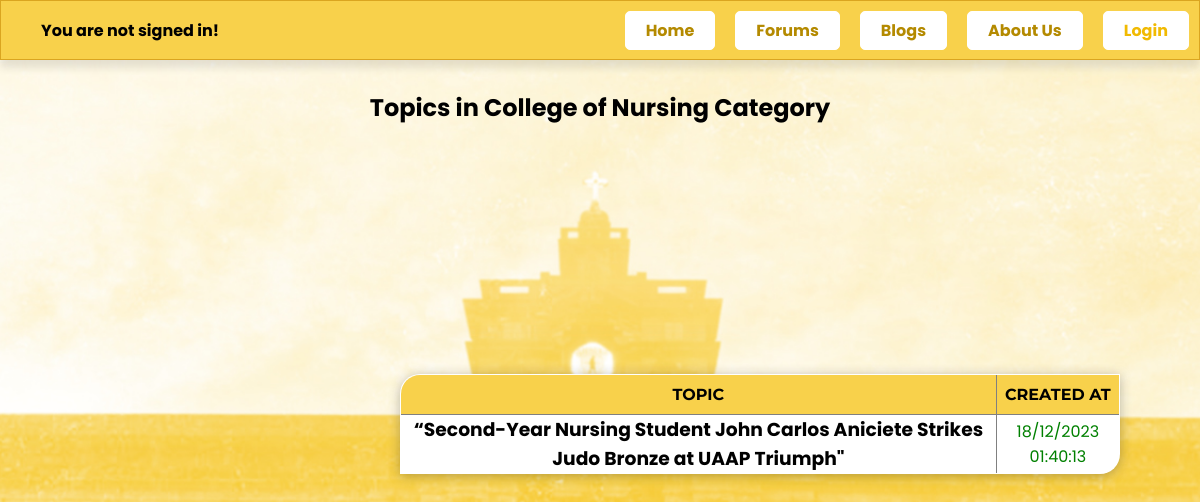
Screenshot of /category.php?cat_id=4 with the database file from the repository.
### tables this page shows
CREATE TABLE `categories` (
  `cat_id` int(8) NOT NULL,
  `cat_name` varchar(255) NOT NULL,
  `cat_description` varchar(255) NOT NULL
);

CREATE TABLE `topics` (
  `topic_id` int(8) NOT NULL,
  `topic_subject` varchar(255) NOT NULL,
  `topic_date` datetime NOT NULL,
  `topic_cat` int(8) NOT NULL,
  `topic_by` int(8) NOT NULL,
  `approved` int(11) NOT NULL
);

### category.php (the view, shortened to what this page needs)
<!DOCTYPE html>
<html lang="en">
<head>
    <link rel="stylesheet" href="style_Categories.css">
</head>
<body>
<?php
include 'LoginPageConnection.php';
include 'header.php';
$catId = mysqli_real_escape_string($connection, $_GET['cat_id']);
$sql = "SELECT
            cat_id,
            cat_name
        FROM
            categories
        WHERE
            cat_id = '$catId'";
$result = mysqli_query($connection, $sql);
if (!$result) {
    echo 'The category could not be displayed, please try again later.' . mysqli_error($connection);
} else {
    if (mysqli_num_rows($result) == 0) {
        echo 'This category does not exist.';
    } else {
        $category = mysqli_fetch_assoc($result);
        echo '<h2><center>Topics in ' . $category['cat_name'] . ' Category</center></h2><br />';
        $sql = "SELECT
                    topic_id,
                    topic_subject,
                    topic_date,
                    topic_cat
                FROM
                    topics
                WHERE
                    topic_cat = '$catId'
                AND
                    approved = '1'";
        $result = mysqli_query($connection, $sql);
        if (!$result) {
            echo 'The topics could not be displayed, please try again later.';
        } else {
            if (mysqli_num_rows($result) == 0) {
                echo '<center>There are no topics in this category yet.</center>';
            } else {
                echo '<table border="1" class = "table_category">
                        <tr>
                            <th>Topic</th>
                            <th>Created at</th>
                        </tr>';
                while ($row = mysqli_fetch_assoc($result)) {
                    echo '<tr>';
                    echo '<td class="leftpart">';
                    echo '<h3><a href="topic.php?id=' . $row['topic_id'] . '">' . $row['topic_subject'] . '</a><h3>';
                    echo '</td>';
                    echo '<td class="rightpart">';
                    echo date('d/m/Y H:i:s', strtotime($row['topic_date']));
                    echo '</td>';
                    echo '</tr>';
                }
                echo '</table>';
            }
        }
    }
}
?>
</body>
</html>

### style_Categories.css (style rules this page uses)
table { background: #ffffff; border-collapse: collapse; border-radius: 20px 0 20px 0; border-spacing: 0; box-shadow: 0 2px 12px rgba(32, 32, 32, 0.3); margin-top: 200px; margin-left: 400px; overflow: hidden; margin-bottom: 200px; text-align: center; width: 60%; }
th { background: #F8D14B; color: #000000; font-family: "Montserrat", sans-serif; padding-top: 10px; padding-bottom: 10px; text-transform: uppercase; }
tr { color: #F8D14B; }
td { color: green; }
h2 { margin-top: 30px; margin-bottom: 30px; }

### style_Headers.css (style rules this page uses)
* { margin: 0; padding: 0; font-family: 'Poppins', sans-serif; box-sizing: border-box; }
a { text-decoration: none; }
body { background-attachment: fixed; background-image: url('Images/tb_background.jpg'); background-position: center; background-repeat: no-repeat; background-size: cover; font-family: "Montserrat", sans-serif; }
a { text-decoration: none; color: black; }

### rows the page displays
categories: cat_name "College of Nursing"
topics: topic_subject "“Second-Year Nursing Student John Carlos Aniciete Strikes Judo Bronze at UAAP Triumph\"", topic_date "18/12/2023 01:40:13"
